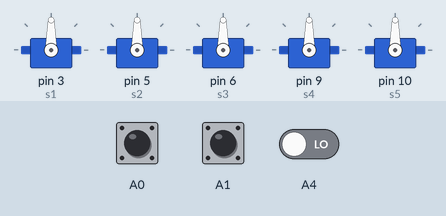
A sketch run on a simulated Arduino Uno, built with avr-gcc and run on an emulated ATmega328P. Parts: 5 × servo. The inputs (shaded band) are chosen by the test bench; at power-on: A1 LOW, A0 LOW, A4 LOW.

Above: at 1.2 s.
1.3 s: A1 pulsed HIGH 2 times (0.12 s each, 0.3 s apart)
At 3.0 s:
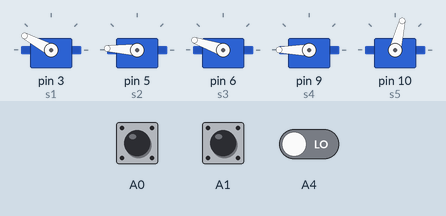
4.9 s: A0 pulsed HIGH 5 times (0.12 s each, 0.3 s apart)
At 6.6 s:
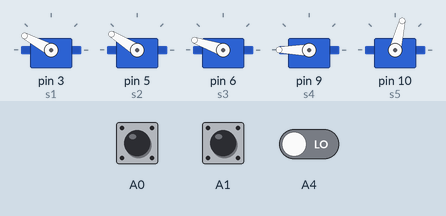
At 8.2 s:
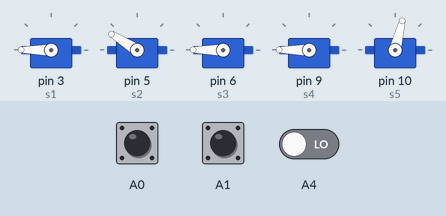
Timing chart, 0 to 12.1 s (numbered marks = the images above; inputs shaded):
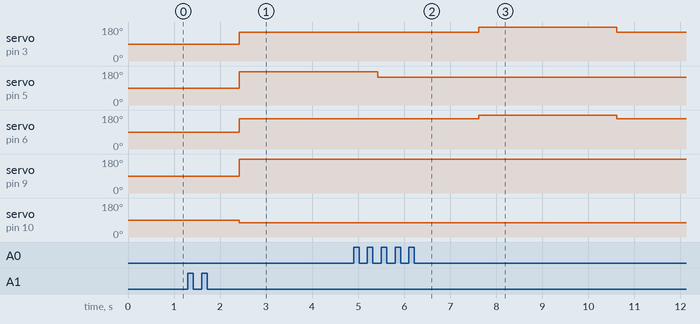

Measured:
- after the input at 1.3 s, servo on pin 3 (s1): 90° → 152° after 1.1 s instead of 1.7 s; servo on pin 5 (s2): 90° → 177° after 1.1 s; servo on pin 6 (s3): 90° → 161° after 1.1 s instead of 1.7 s; servo on pin 9 (s4): 90° → 180° after 1.1 s instead of 1.7 s; servo on pin 10 (s5): 90° → 76° after 1.1 s instead of 1.7 s
- after the input at 4.9 s, servo on pin 3 (s1): 152° → 180° after 2.7 s, → 152° 3.0 s later; servo on pin 6 (s3): 161° → 180° after 2.7 s, → 161° 3.0 s later

The sketch:

APT_ARM.ino
```cpp
#include<Servo.h>
Servo s1, s2, s3, s4, s5;

void setup() {
  // put your setup code here, to run once:

  s1.attach(3);
  s2.attach(5);
  s3.attach(6);
  s4.attach(9);
  s5.attach(10);
}

void loop() {
  int ch3 = pulseIn(A0, HIGH);
  int ch4 = pulseIn(A1, HIGH);
  int ch5 = pulseIn(A4, HIGH);
  byte pos1 = map(ch3, 993, 1489, 0, 180);
  byte pos2 = map(ch3, 1489, 1930, 0, 180);
  byte pos3 = map(ch4, 993, 1483, 0, 180);
  byte pos4 = map(ch4, 1483, 1973, 0, 180);
  byte pos5 = map(ch5, 993, 1985, 0, 180);

  s1.write(pos1);
  s2.write(pos3);
  s3.write(pos2);
  s4.write(pos4);
  s5.write(pos5);

}
```
